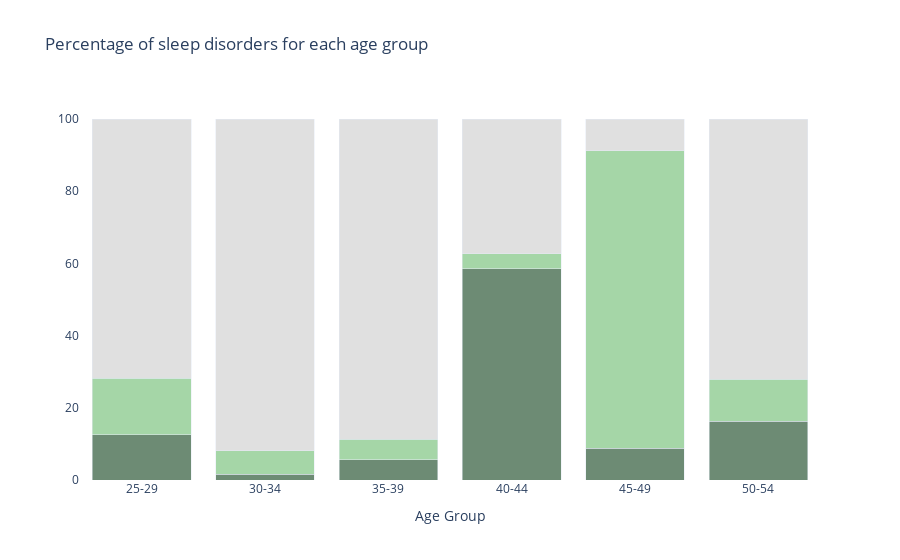

Here is the notebook cell this chart was saved with:
### Markdown cell above
## Versione migliore con HOVER

### Code cell
data = pd.read_csv(dataset)

# Create Age Groups
data['Age Group'] = pd.cut(data['Age'], bins=[25, 30, 35, 40, 45, 50, 55], labels=['25-29', '30-34', '35-39', '40-44', '45-49', '50-54'])

# Fill NaN values in 'Sleep Disorder' with 'None'
data['Sleep Disorder'] = data['Sleep Disorder'].fillna('None')

# Calculate Proportion of Sleep Disorders by Age Group
disorder_counts = data.groupby(['Age Group', 'Sleep Disorder']).size().unstack(fill_value=0)
disorder_proportions = disorder_counts.div(disorder_counts.sum(axis=1), axis=0) * 100

# Reset index for plotting
disorder_proportions = disorder_proportions.reset_index()

# Melt the dataframe for Plotly
melted_df = disorder_proportions.melt(id_vars='Age Group', var_name='Sleep Disorder', value_name='Percentage')

# Create the Interactive Plot with specified colors
fig = px.bar(melted_df, x='Age Group', y='Percentage', color='Sleep Disorder', text=None,
             title='Percentage of sleep disorders for each age group',
             labels={'Age Group': 'Age Group', 'Percentage': 'Percentage', 'Sleep Disorder': 'Sleep Disorder'},
             category_orders={'Sleep Disorder': ['Insomnia', 'Sleep Apnea', 'None']},
             color_discrete_map={'Insomnia': '#6D8B74', 'Sleep Apnea': '#A5D6A7', 'None': '#E0E0E0'})

# Update layout for better readability
fig.update_layout(
    barmode='stack',
    xaxis={'categoryorder':'category ascending'},
    yaxis={'title': '', 'tickformat':''},
    plot_bgcolor='rgba(255,255,255,255)', 
    paper_bgcolor='rgba(255,255,255,255)',
    showlegend = False
)

for trace in fig.data:
    trace.customdata = melted_df[melted_df['Sleep Disorder'] == trace.name]['Sleep Disorder']
    trace.hovertemplate = '%{customdata}<br>%{x}<br>%{y:.3f}%'
    trace.hoverlabel = {'namelength': 0}

# Show the plot
fig.show()

### Figure 1 — Plotly figure (JSON) as saved in the notebook; plotly's stock layout.template omitted (floating-point values rounded to 4 significant figures)
{"data": [{"customdata": ["Insomnia", "Insomnia", "Insomnia", "Insomnia", "Insomnia", "Insomnia"], "hoverlabel": {"namelength": 0}, "hovertemplate": "%{customdata}<br>%{x}<br>%{y:.3f}%", "legendgroup": "Insomnia", "marker": {"color": "#6D8B74", "pattern": {"shape": ""}}, "name": "Insomnia", "orientation": "v", "showlegend": true, "textposition": "auto", "type": "bar", "x": ["25-29", "30-34", "35-39", "40-44", "45-49", "50-54"], "xaxis": "x", "y": [12.5, 1.613, 5.634, 58.59, 8.824, 16.28], "yaxis": "y"}, {"customdata": ["Sleep Apnea", "Sleep Apnea", "Sleep Apnea", "Sleep Apnea", "Sleep Apnea", "Sleep Apnea"], "hoverlabel": {"namelength": 0}, "hovertemplate": "%{customdata}<br>%{x}<br>%{y:.3f}%", "legendgroup": "Sleep Apnea", "marker": {"color": "#A5D6A7", "pattern": {"shape": ""}}, "name": "Sleep Apnea", "orientation": "v", "showlegend": true, "textposition": "auto", "type": "bar", "x": ["25-29", "30-34", "35-39", "40-44", "45-49", "50-54"], "xaxis": "x", "y": [15.62, 6.452, 5.634, 4.04, 82.35, 11.63], "yaxis": "y"}, {"customdata": ["None", "None", "None", "None", "None", "None"], "hoverlabel": {"namelength": 0}, "hovertemplate": "%{customdata}<br>%{x}<br>%{y:.3f}%", "legendgroup": "None", "marker": {"color": "#E0E0E0", "pattern": {"shape": ""}}, "name": "None", "orientation": "v", "showlegend": true, "textposition": "auto", "type": "bar", "x": ["25-29", "30-34", "35-39", "40-44", "45-49", "50-54"], "xaxis": "x", "y": [71.88, 91.94, 88.73, 37.37, 8.824, 72.09], "yaxis": "y"}], "layout": {"barmode": "stack", "legend": {"title": {"text": "Sleep Disorder"}, "tracegroupgap": 0}, "paper_bgcolor": "rgba(255,255,255,255)", "plot_bgcolor": "rgba(255,255,255,255)", "showlegend": false, "title": {"text": "Percentage of sleep disorders for each age group"}, "xaxis": {"anchor": "y", "categoryorder": "category ascending", "domain": [0, 1], "title": {"text": "Age Group"}}, "yaxis": {"anchor": "x", "domain": [0, 1], "tickformat": "", "title": {"text": ""}}}}
